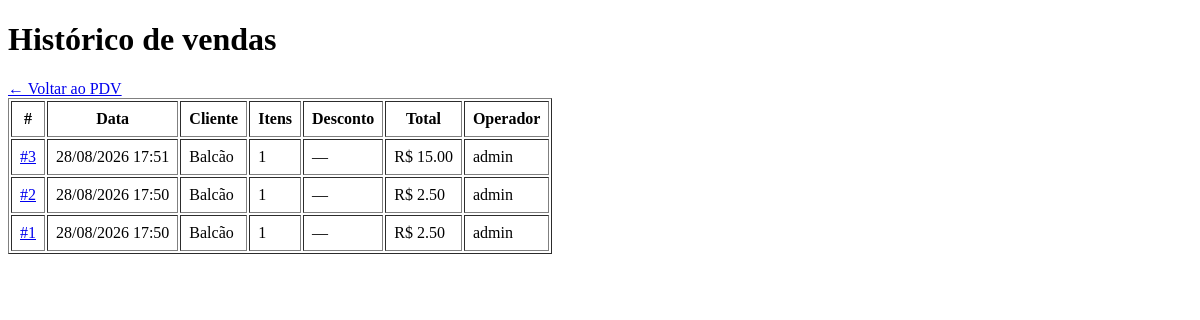
Before: /pdv/historico (signed in) with the older database file.
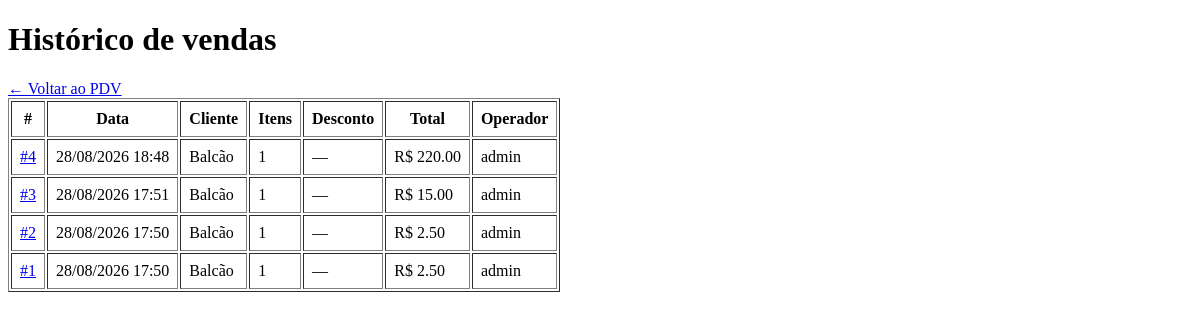
After: the same page with the newer database file.
### app/models/venda.py (models this page shows, shortened)
class Venda(Base):
    __tablename__ = "vendas"
    id         = Column(Integer, primary_key=True, index=True)
    cliente_id = Column(
        Integer,
        ForeignKey("clientes.id", ondelete="SET NULL"),
        nullable=True
    )
    usuario_id = Column(
        Integer,
        ForeignKey("usuarios.id", ondelete="SET NULL"),
        nullable=True
    )
    desconto_percentual = Column(Float, nullable=False, default=0.0)
    total_bruto  = Column(Float, nullable=False, default=0.0)
    total_liquido = Column(Float, nullable=False, default=0.0)
    observacao = Column(String(255), nullable=True)
    criado_em = Column(DateTime, server_default=func.now())
    cliente = relationship("Cliente", back_populates="vendas")
    usuario = relationship("Usuario", backref="vendas")
    itens   = relationship(
        "ItemVenda",
        back_populates="venda",
        cascade="all, delete-orphan"  # deleta itens se a venda for deletada
    )

### app/models/usuarios.py (models this page shows)
class Usuario(Base):
    __tablename__ = "usuarios"
    id = Column(Integer, primary_key=True, autoincrement=True)
    nome = Column(String(100), nullable=False)
    email = Column(String(150), unique=True, nullable=False)
    senha_hash = Column(String(255), nullable=False)
    role = Column(String(20), nullable=False, default="operador")
    ativo = Column(Boolean, default=True)
    criando_em = Column(DateTime, server_default=func.now())

### app/controllers/pdv_controller.py (the view)
@router.get("/historico")
def historico_vendas(
    request: Request,
    db: Session = Depends(get_db),
    usuario = Depends(get_usuario_logado)
):
    vendas = (
        db.query(Venda)
        .order_by(Venda.criado_em.desc())
        .limit(100)
        .all()
    )
    return templates.TemplateResponse(
        request,
        "pdv/historico.html",
        {"request": request, "usuario": usuario, "vendas": vendas}
    )

### app/templates/pdv/historico.html (shortened to what this page needs)
<!DOCTYPE html>
<html lang="pt-br">
<head><meta charset="UTF-8"><title>Histórico de Vendas — AAPM SENAI</title></head>
<body>
    <h1>Histórico de vendas</h1>
    <a href="/pdv">← Voltar ao PDV</a>
    <table border="1" cellpadding="8">
        <thead>
            <tr>
                <th>#</th>
                <th>Data</th>
                <th>Cliente</th>
                <th>Itens</th>
                <th>Desconto</th>
                <th>Total</th>
                <th>Operador</th>
            </tr>
        </thead>
        <tbody>
            {% for v in vendas %}
            <tr>
                <td><a href="/pdv/venda/{{ v.id }}">#{{ v.id }}</a></td>
                <td>{{ v.criado_em.strftime('%d/%m/%Y %H:%M') }}</td>
                <td>{{ v.cliente.nome if v.cliente else "Balcão" }}</td>
                <td>{{ v.itens | length }}</td>
                <td>
                    {% if v.desconto_percentual > 0 %}
                        <span style="color:green">
                            {{ v.desconto_percentual|int }}%
                            (− R$ {{ "%.2f"|format(v.desconto_valor) }})
                        </span>
                    {% else %}—{% endif %}
                </td>
                <td>R$ {{ "%.2f"|format(v.total_liquido) }}</td>
                <td>{{ v.usuario.nome if v.usuario else "—" }}</td>
            </tr>
            {% endfor %}
        </tbody>
    </table>
</body>
</html>

Changed rows visible on the page:
added Venda: id "4", criado_em "28/08/2026 18:48", cliente "Balcão", itens|length "1", total_liquido "220.00", usuario "admin"
